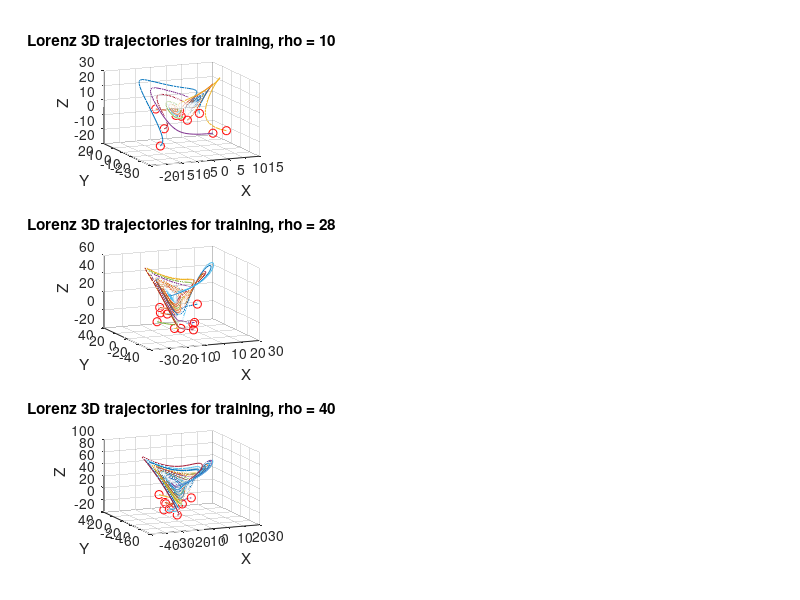

The MATLAB script that drew this image: (Note: this script raises an error after producing the figure.)
%%%%%%%%%%%%%%%%%%%%%%%%%%%%%%%%%%%%%%%%%%%%%%%%%%%%%%%%%%%%%%%%%%%%%%%%%%
%                                                                        %
% This code developed by M.Brunetti - Politecnico di Milano in partial   % 
% fulfilment of "Modelling from Measurements" course #055461.            %
%                                                                        %
%                                                    Milano, June 2020   %
%                                                                        %
%%%%%%%%%%%%%%%%%%%%%%%%%%%%%%%%%%%%%%%%%%%%%%%%%%%%%%%%%%%%%%%%%%%%%%%%%%

%%% NN training on Lorenz trajectory set (multiple rho), then forecast %%%

%% DATA INITIALIZATION

clear all, close all
mr = 10; % number of trajectories for training 
dt = 0.01; T = 10; t = 0:dt:T; % trajectories time base
b = 8/3; sig = 10; % Lorenz attractor parameters
R1 = [10 28 40]; % rho values for training (the higher, the more chaotic)
R2 = [17 35]; % rho values for testing 
input = []; % input to train the NN
output = []; % output to train the NN 

for i = 1:length(R1)
    
    r = R1(i); 
    Lorenz = @(t,x)([ sig * (x(2) - x(1))       ; ...
                      r * x(1)-x(1) * x(3) - x(2) ; ...
                      x(1) * x(2) - b*x(3)         ]);              
    ode_options = odeset('RelTol',1e-10, 'AbsTol',1e-11);     
    
    figure(1); 
    subplot(3,3,1+3*(i-1));  
    for ii = 1:mr  
        x0 = 30*(rand(3,1)-0.5);
        [~,y] = ode45(Lorenz,t,x0);
        input = [input; y(1:end-1,:)];
        output = [output; y(2:end,:)];               
        plot3(y(:,1),y(:,2),y(:,3)), hold on
        plot3(x0(1),x0(2),x0(3),'ro')               
    end   
    title(['Lorenz 3D trajectories for training, rho = ' num2str(r)]);
    xlabel('X');
    ylabel('Y');
    zlabel('Z');
    view(-23,18);
    grid on
    
end

%% NN TRAINING

net = feedforwardnet([5 5 5]);
net.layers{1}.transferFcn = 'logsig';
net.layers{2}.transferFcn = 'radbas';
net.layers{3}.transferFcn = 'purelin';
net = train(net,input.',output.');

%% ODE SOLUTION Vs NN FORECAST

for i =1:length(R2)  
    
    r = R2(i);
    for ii = 1:2
        
        r = R2(ii); 
        x0 = 20*(rand(3,1)-0.5); % new IC (not in the training)
        [~,y] = ode45(Lorenz,t,x0); % new trajectory (based on physics)
        x0_NN = x0; 
        y_NN(1,:) = x0_NN; 
        
        for j = 2:length(t)
            y0 = net(x0_NN);
            y_NN(j,:) = y0.';
            x0_NN = y0; 
        end

        %% RESULTS PLOTTING         

        figure(1); 
        
        subplot(3,3,1+ii);
        plot(t,y(:,3),'r',t,y_NN(:,3),'b-.')
        title(['ODE solution vs NN forecast, rho = ' num2str(r)])
        xlabel('Time');
        ylabel('Z');
        legend({'ODE','NN'});
        grid on;
    
        subplot(3,3,4+ii)
        plot(t,y(:,2),'r',t,y_NN(:,2),'b-.')
        title(['ODE solution vs NN forecast, rho = ' num2str(r)])
        xlabel('Time');
        ylabel('Y');
        legend({'ODE','NN'});
        grid on;
    
        subplot(3,3,7+ii)
        plot(t,y(:,1),'r',t,y_NN(:,1),'b-.')
        title(['ODE solution vs NN forecast, rho = ' num2str(r)])
        xlabel('Time');
        ylabel('X');
        legend({'ODE','NN'}); 
        grid on;
        
    end   
end
